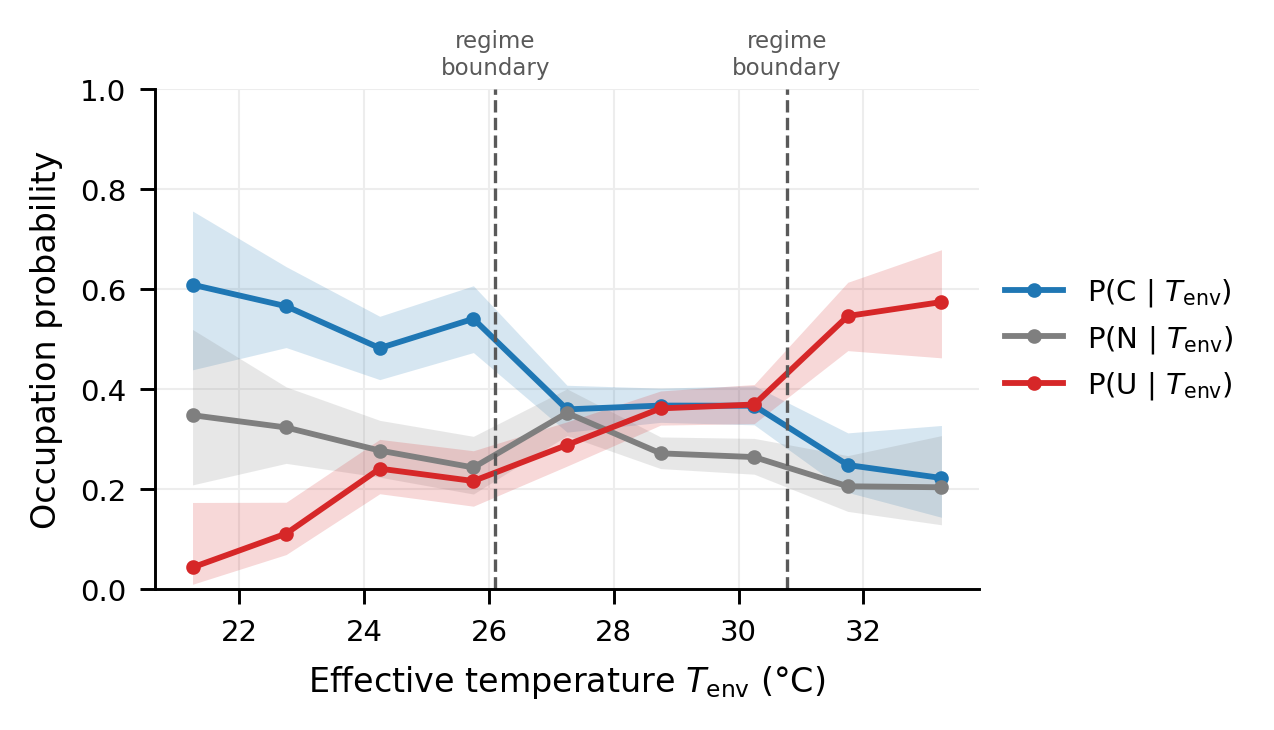

Generate this figure with Python:
"""F5 - Occupation probabilities P(state | T_env) for C/N/U with Wilson 90% CI.
Three curves (C blue, N grey, U red) with Wilson CI bands. Dashed regime boundaries
at T_env = 24.6 and 29.8. Bin width 1.5 C, min n_bin = 20, x from 13 to 39 C.
Size 9x5.5 cm. PNG+PDF."""
import numpy as np
import matplotlib.pyplot as plt
from _common import load, set_style, save, CM, COL_STATE

set_style()
df = load()

BIN_W = 1.5
MIN_N = 20
XMIN, XMAX = 13, 39
Z = 1.645  # 90% CI
BOUNDS = [26.1, 30.77]

states = ["comfortable", "neutral", "uncomfortable"]
slabel = {"comfortable": "P(C | $T_{\\rm env}$)", "neutral": "P(N | $T_{\\rm env}$)",
          "uncomfortable": "P(U | $T_{\\rm env}$)"}

edges = np.arange(XMIN, XMAX + BIN_W, BIN_W)
centers = 0.5 * (edges[:-1] + edges[1:])

x = df["T_corr"].values
st = df["state3"].values

fig, ax = plt.subplots(figsize=(9 * CM, 5.5 * CM))

for s in states:
    xs, ps, los, his = [], [], [], []
    for i in range(len(centers)):
        m = (x >= edges[i]) & (x < edges[i + 1])
        n = m.sum()
        if n < MIN_N:
            continue
        k = np.sum(st[m] == s)
        p = k / n
        # Wilson interval
        denom = 1 + Z**2 / n
        centre = (p + Z**2 / (2 * n)) / denom
        half = (Z * np.sqrt(p * (1 - p) / n + Z**2 / (4 * n**2))) / denom
        xs.append(centers[i]); ps.append(p)
        los.append(centre - half); his.append(centre + half)
    xs = np.array(xs)
    ax.fill_between(xs, los, his, color=COL_STATE[s], alpha=0.18, lw=0)
    ax.plot(xs, ps, color=COL_STATE[s], lw=1.4, label=slabel[s], marker="o", ms=2.5)

for b in BOUNDS:
    ax.axvline(b, ls="--", color="0.35", lw=0.8)
ax.text(BOUNDS[0], 1.02, "regime\nboundary", ha="center", va="bottom",
        fontsize=5.5, color="0.35")
ax.text(BOUNDS[1], 1.02, "regime\nboundary", ha="center", va="bottom",
        fontsize=5.5, color="0.35")

ax.set_xlabel(r"Effective temperature $T_{\rm env}$ (°C)")
ax.set_ylabel("Occupation probability")
#ax.set_xlim(XMIN, XMAX)
ax.set_ylim(0, 1.0)
ax.legend(loc="center left", bbox_to_anchor=(1.0, 0.5), frameon=False)
ax.grid(color="0.93", lw=0.5)
ax.set_axisbelow(True)

save(fig, "F5_pstate_Tenv")
